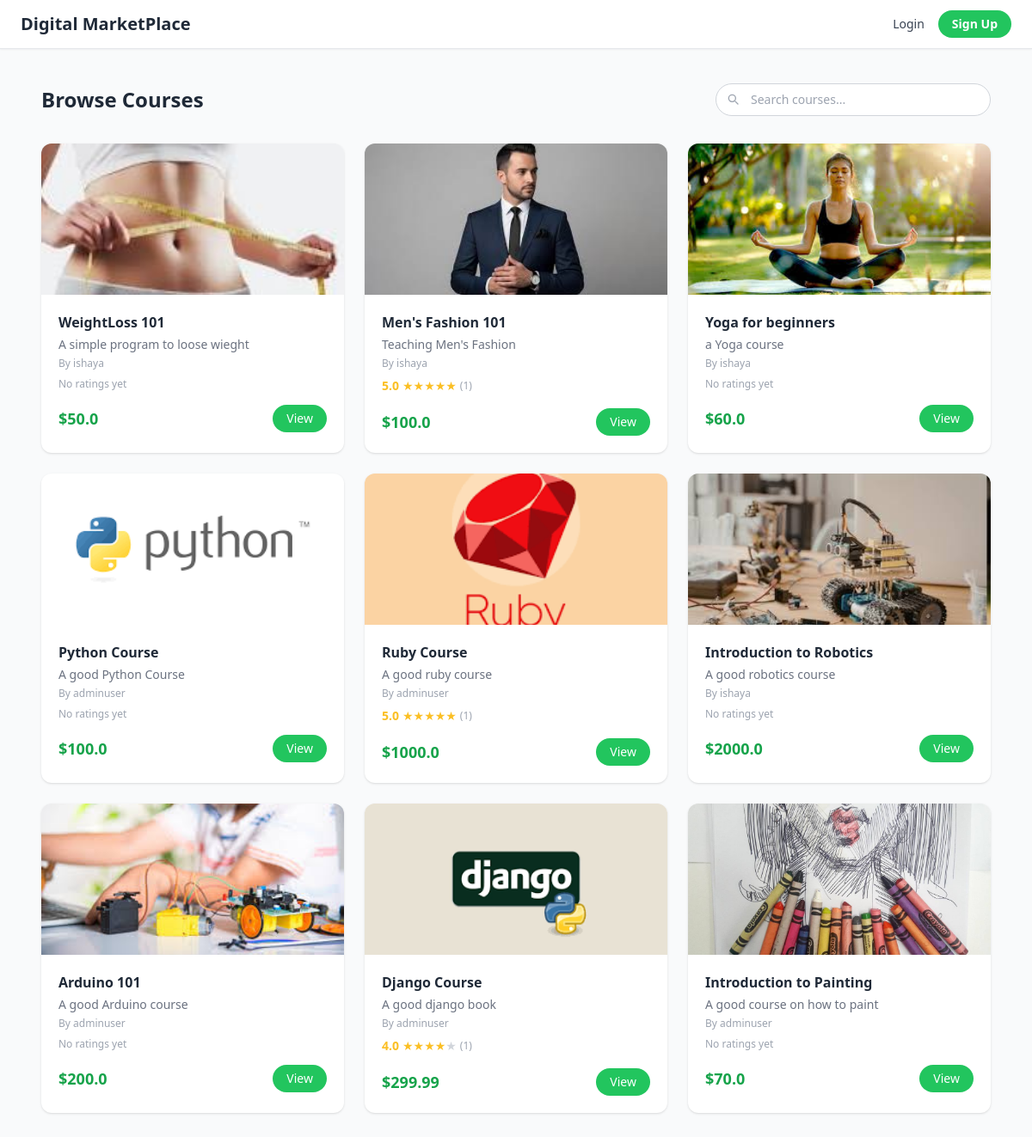
The page / on the database its author committed.
### myapp/models.py (models this page shows, shortened)
class Product(models.Model):
    seller = models.ForeignKey(User, on_delete=models.CASCADE)
    name = models.CharField(max_length=100)
    description = models.CharField(max_length=500)
    price = models.FloatField()
    file = models.FileField(upload_to='uploads/')
    thumbnail = models.ImageField(upload_to='thumbnails/', blank=True, null=True)
    total_sales_amount = models.IntegerField(default=0)
    total_sales = models.IntegerField(default=0)
    image = models.ImageField(upload_to='uploads/')
    def average_rating(self):
        result = self.ratings.aggregate(avg=Avg('stars'))
        avg = result['avg']
        return round(avg, 1) if avg else None
    def rating_count(self):
        return self.ratings.count()

### myapp/views.py (the view)
# urls.py: path('', views.index, name='index'),
def index(request):
    query = request.GET.get('q', '').strip()
    products = Product.objects.all()
    if query:
        products = products.filter(
            Q(name__icontains=query) | Q(description__icontains=query)
        )
    return render(request, 'myapp/index.html', {'products': products, 'query': query})

### myapp/templates/myapp/index.html (shortened to what this page needs)
{% extends "myapp/base.html" %}
{% block body %}
<div class="max-w-6xl mx-auto px-6 py-10">
    <div class="flex flex-col sm:flex-row sm:items-center justify-between gap-4 mb-8">
        <h1 class="text-2xl font-bold text-gray-800">Browse Courses</h1>
        <div class="relative w-full sm:w-80">
            <input
                id="search-input"
                type="text"
                value="{{ query }}"
                placeholder="Search courses..."
                class="w-full border border-gray-300 rounded-full px-4 py-2 pl-10 text-sm focus:outline-none focus:ring-2 focus:ring-green-400"
            >
            <svg class="absolute left-3 top-2.5 h-4 w-4 text-gray-400" fill="none" stroke="currentColor" viewBox="0 0 24 24">
                <path stroke-linecap="round" stroke-linejoin="round" stroke-width="2"
                      d="M21 21l-4.35-4.35M17 11A6 6 0 1 1 5 11a6 6 0 0 1 12 0z"/>
            </svg>
        </div>
    </div>
    <div id="product-grid" class="grid grid-cols-1 sm:grid-cols-2 lg:grid-cols-3 gap-6">
        {% for product in products %}
        {% with avg=product.average_rating count=product.rating_count %}
        <div class="product-card bg-white rounded-xl shadow hover:shadow-md transition overflow-hidden"
             data-name="{{ product.name|lower }}"
             data-description="{{ product.description|lower }}">
            <div class="h-44 bg-gray-100 flex items-center justify-center overflow-hidden">
                {% if product.thumbnail %}
                    <img class="w-full h-full object-cover" src="{{ product.thumbnail.url }}" alt="{{ product.name }}">
                {% else %}
                    <span class="text-gray-300 text-sm">No image</span>
                {% endif %}
            </div>
            <div class="p-5">
                <div class="font-bold text-gray-800 text-base">{{ product.name }}</div>
                <div class="text-gray-500 text-sm mt-1 line-clamp-2">{{ product.description }}</div>
                <div class="text-xs text-gray-400 mt-1">By {{ product.seller.username }}</div>
                <div class="flex items-center gap-1 mt-2">
                    {% if avg %}
                        <span class="text-amber-400 text-sm font-bold">{{ avg }}</span>
                        <div class="flex">
                            {% for i in "12345" %}
                                {% if forloop.counter <= avg %}
                                    <span class="text-amber-400 text-sm">★</span>
                                {% else %}
                                    <span class="text-gray-300 text-sm">★</span>
                                {% endif %}
                            {% endfor %}
                        </div>
                        <span class="text-xs text-gray-400">({{ count }})</span>
                    {% else %}
                        <span class="text-xs text-gray-400">No ratings yet</span>
                    {% endif %}
                </div>
                <div class="flex items-center justify-between mt-4">
                    <span class="text-green-600 font-bold text-lg">${{ product.price }}</span>
                    <a href="{% url 'detail' product.id %}"
                       class="bg-green-500 text-white text-sm px-4 py-1.5 rounded-full hover:bg-green-600 transition">
                        View
                    </a>
                </div>
            </div>
        </div>
        {% endwith %}
        {% endfor %}
    </div>
</div>
{% endblock %}

### myapp/templates/myapp/base.html (shortened to what this page needs)
{% load static %}
<!DOCTYPE html>
<html lang="en">
<head>
    <script src="https://cdn.tailwindcss.com"></script>
</head>
<body class="bg-gray-50 min-h-screen">
    {% if user.is_authenticated %}
        {% with mode=request.session.mode|default:"buyer" %}
        <nav class="{% if mode == 'creator' %}bg-amber-50 border-b border-amber-200{% else %}bg-white border-b border-gray-200{% endif %} shadow-sm">
            <div class="flex justify-between items-center px-4 sm:px-6 py-3">
                <a href="{% url 'index' %}" class="text-lg sm:text-xl font-bold
                    {% if mode == 'creator' %}text-amber-800{% else %}text-gray-800{% endif %}">
                    Digital MarketPlace
                </a>
                <span class="hidden sm:inline text-xs font-semibold px-3 py-1 rounded-full
                    {% if mode == 'creator' %}mode-badge-creator{% else %}mode-badge-buyer{% endif %}">
                    {% if mode == 'creator' %}Creator Mode{% else %}Buyer Mode{% endif %}
                </span>
                <button id="nav-toggle" type="button"
                        class="md:hidden p-2 rounded-lg hover:bg-black/5 focus:outline-none"
                        aria-label="Toggle navigation menu">
                    <svg id="nav-icon-open" class="w-6 h-6 {% if mode == 'creator' %}text-amber-800{% else %}text-gray-700{% endif %}" fill="none" stroke="currentColor" viewBox="0 0 24 24">
                        <path stroke-linecap="round" stroke-linejoin="round" stroke-width="2" d="M4 6h16M4 12h16M4 18h16"/>
                    </svg>
                    <svg id="nav-icon-close" class="w-6 h-6 hidden {% if mode == 'creator' %}text-amber-800{% else %}text-gray-700{% endif %}" fill="none" stroke="currentColor" viewBox="0 0 24 24">
                        <path stroke-linecap="round" stroke-linejoin="round" stroke-width="2" d="M6 18L18 6M6 6l12 12"/>
                    </svg>
                </button>
                <div class="hidden md:flex items-center gap-5">
                    {% if mode == 'creator' %}
                        <a href="{% url 'dashboard' %}"
                           class="text-sm font-medium text-amber-800 hover:text-amber-600
                           {% if request.resolver_match.url_name == 'dashboard' %}border-b-2 border-amber-500{% endif %}">
                            Dashboard
                        </a>
                        <a href="{% url 'sales' %}"
                           class="text-sm font-medium text-amber-800 hover:text-amber-600
                           {% if request.resolver_match.url_name == 'sales' %}border-b-2 border-amber-500{% endif %}">
                            Sales
                        </a>
                        <a href="{% url 'createproduct' %}"
                           class="text-sm font-medium text-amber-800 hover:text-amber-600
                           {% if request.resolver_match.url_name == 'createproduct' %}border-b-2 border-amber-500{% endif %}">
                            Create Product
                        </a>
                        <a href="{% url 'switch_mode' %}"
                           class="text-sm font-semibold bg-blue-500 text-white px-4 py-1.5 rounded-full hover:bg-blue-600 transition">
                            Switch to Buyer
                        </a>
                    {% else %}
                        <a href="{% url 'index' %}"
                           class="text-sm font-medium text-gray-700 hover:text-green-600
                           {% if request.resolver_match.url_name == 'index' %}border-b-2 border-green-500{% endif %}">
                            Browse Courses
                        </a>
                        <a href="{% url 'purchase' %}"
                           class="text-sm font-medium text-gray-700 hover:text-green-600
                           {% if request.resolver_match.url_name == 'purchase' %}border-b-2 border-green-500{% endif %}">
                            My Purchases
                        </a>
                        <a href="{% url 'switch_mode' %}"
                           class="text-sm font-semibold bg-amber-500 text-white px-4 py-1.5 rounded-full hover:bg-amber-600 transition">
                             Switch to Creator
                        </a>
                    {% endif %}
                    <a href="{% url 'logout' %}"
                       class="text-sm font-medium text-red-500 hover:text-red-700">
                        Logout
                    </a>
                </div>
            </div>
            <div id="nav-menu" class="hidden md:hidden flex flex-col gap-1 px-4 pb-4">
                <span class="inline-block w-fit text-xs font-semibold px-3 py-1 rounded-full mb-2
                    {% if mode == 'creator' %}mode-badge-creator{% else %}mode-badge-buyer{% endif %}">
                    {% if mode == 'creator' %}Creator Mode{% else %}Buyer Mode{% endif %}
                </span>
                {% if mode == 'creator' %}
                    <a href="{% url 'dashboard' %}"
                       class="text-sm font-medium text-amber-800 hover:text-amber-600 py-2
                       {% if request.resolver_match.url_name == 'dashboard' %}font-bold{% endif %}">
                        Dashboard
                    </a>
                    <a href="{% url 'sales' %}"
                       class="text-sm font-medium text-amber-800 hover:text-amber-600 py-2
                       {% if request.resolver_match.url_name == 'sales' %}font-bold{% endif %}">
                        Sales
                    </a>
                    <a href="{% url 'createproduct' %}"
                       class="text-sm font-medium text-amber-800 hover:text-amber-600 py-2
                       {% if request.resolver_match.url_name == 'createproduct' %}font-bold{% endif %}">
                        Create Product
                    </a>
                    <a href="{% url 'switch_mode' %}"
                       class="text-sm font-semibold bg-blue-500 text-white px-4 py-2 rounded-full hover:bg-blue-600 transition text-center mt-1">
                        Switch to Buyer
                    </a>
                {% else %}
                    <a href="{% url 'index' %}"
                       class="text-sm font-medium text-gray-700 hover:text-green-600 py-2
                       {% if request.resolver_match.url_name == 'index' %}font-bold{% endif %}">
                        Browse Courses
                    </a>
                    <a href="{% url 'purchase' %}"
                       class="text-sm font-medium text-gray-700 hover:text-green-600 py-2
                       {% if request.resolver_match.url_name == 'purchase' %}font-bold{% endif %}">
                        My Purchases
                    </a>
                    <a href="{% url 'switch_mode' %}"
                       class="text-sm font-semibold bg-amber-500 text-white px-4 py-2 rounded-full hover:bg-amber-600 transition text-center mt-1">
                         Switch to Creator
                    </a>
                {% endif %}
                <a href="{% url 'logout' %}"
                   class="text-sm font-medium text-red-500 hover:text-red-700 py-2">
                    Logout
                </a>
            </div>
        </nav>
        {% endwith %}
    {% else %}
        <nav class="bg-white border-b border-gray-200 shadow-sm">
            <div class="flex justify-between items-center px-4 sm:px-6 py-3">
                <a href="{% url 'index' %}" class="text-lg sm:text-xl font-bold text-gray-800">
                    Digital MarketPlace
                </a>
                <div class="flex items-center gap-2 sm:gap-4">
                    <a href="{% url 'login' %}"
                       class="text-sm font-medium text-gray-700 hover:text-green-600">Login</a>
                    <a href="{% url 'register' %}"
                       class="text-sm font-semibold bg-green-500 text-white px-3 sm:px-4 py-1.5 rounded-full hover:bg-green-600 transition">
                        Sign Up
                    </a>
                </div>
            </div>
        </nav>
    {% endif %}
    {% block body %}{% endblock %}
</body>
</html>

### rows shown on the page
Product: thumbnail (picture), name "WeightLoss 101", description "A simple program to loose wieght", seller.username "ishaya", shows "No ratings yet", price "50.0"
Product: thumbnail (picture), name "Men's Fashion 101", description "Teaching Men's Fashion", seller.username "ishaya", average_rating "5.0", rating_count "1", price "100.0"
Product: thumbnail (picture), name "Yoga for beginners", description "a Yoga course", seller.username "ishaya", shows "No ratings yet", price "60.0"
Product: thumbnail (picture), name "Python Course", description "A good Python Course", seller.username "adminuser", shows "No ratings yet", price "100.0"
Product: thumbnail (picture), name "Ruby Course", description "A good ruby course", seller.username "adminuser", average_rating "5.0", rating_count "1", price "1000.0"
Product: thumbnail (picture), name "Introduction to Robotics", description "A good robotics course", seller.username "ishaya", shows "No ratings yet", price "2000.0"
Product: thumbnail (picture), name "Arduino 101", description "A good Arduino course", seller.username "adminuser", shows "No ratings yet", price "200.0"
Product: thumbnail (picture), name "Django Course", description "A good django book", seller.username "adminuser", average_rating "4.0", rating_count "1", price "299.99"
Product: thumbnail (picture), name "Introduction to Painting", description "A good course on how to paint", seller.username "adminuser", shows "No ratings yet", price "70.0"
